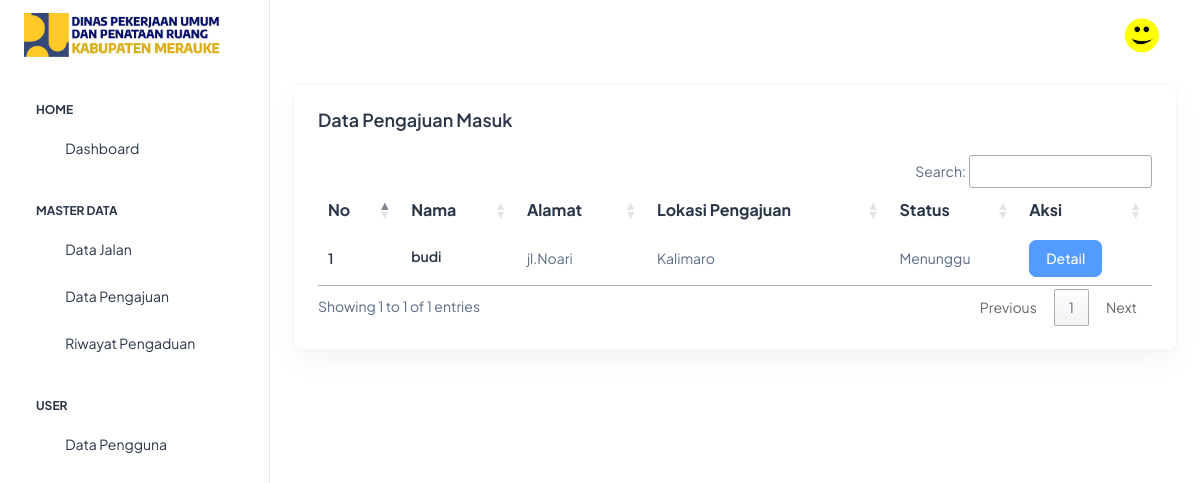
Page /admin/pengajuan_masuk.php (signed in) on the committed database.
### tables this page shows
CREATE TABLE `tbl_log` (
  `id` int(11) NOT NULL,
  `nama` varchar(40) NOT NULL,
  `username` varchar(50) NOT NULL,
  `password` varchar(50) NOT NULL,
  `foto` varchar(255) NOT NULL,
  `level` enum('admin','kabag') NOT NULL
);

CREATE TABLE `pengajuan` (
  `id` int(11) NOT NULL,
  `nama` varchar(50) NOT NULL,
  `alamat` varchar(60) NOT NULL,
  `aju_jln` varchar(70) NOT NULL,
  `kampung` varchar(50) NOT NULL,
  `jln_rusak` varchar(30) NOT NULL,
  `lat` varchar(250) NOT NULL,
  `lng` varchar(250) NOT NULL,
  `foto` varchar(30) NOT NULL,
  `status` enum('Menunggu','Disetujui','Ditolak') NOT NULL DEFAULT 'Menunggu'
);

### inc/config.php (called while the page is built, shortened)
<?php
$base_url = "http://localhost/sigjalan/";
?>

### admin/pengajuan_masuk.php (the view, shortened to what this page needs)
<?php
include('../inc/config.php');
include('../template/header.php');
include('../template/sidebar.php');
?>
<div class="container-fluid">
    <div class="row">
        <div class="col-lg-12 d-flex align-items-stretch">
            <div class="card w-100">
              <div class="card-body p-4">
                <h5 class="card-title fw-semibold mb-4">Data Pengajuan Masuk</h5>
                <div class="table-responsive">
                  <table id="dataTable" class="table text-nowrap mb-0 align-middle">
                    <thead class="text-dark fs-4">
                      <tr>
                        <th class="border-bottom-0">No</th>
                        <th class="border-bottom-0">Nama</th>
                        <th class="border-bottom-0">Alamat</th>
                        <th class="border-bottom-0">Lokasi Pengajuan</th>
                        <th class="border-bottom-0">Status</th>
                        <th class="border-bottom-0">Aksi</th>
                      </tr>
                    </thead>
                    <tbody>
                        <?php
                        $query = "SELECT * FROM pengajuan
                                  WHERE status = 'menunggu'
                                  ORDER BY id DESC";
                        $result_tasks = mysqli_query($conn, $query);
                        $no = 1;
                        while ($row = mysqli_fetch_assoc($result_tasks)) { ?>
                        <tr>
                            <td class="border-bottom-0"><h6 class="fw-semibold mb-0"><?= $no++ ?></h6></td>
                            <td class="border-bottom-0"><h6 class="fw-semibold mb-1"><?= $row['nama'] ?></h6></td>
                            <td class="border-bottom-0"><p class="mb-0 fw-normal"><?= $row['alamat'] ?></p></td>
                            <td class="border-bottom-0"><p class="mb-0 fw-normal"><?= $row['aju_jln'] ?></p></td>
                            <td class="border-bottom-0"><p class="mb-0 fw-normal"><?= ucfirst($row['status']) ?></p></td>
                            <td class="border-bottom-0">
                                <button type="button" class="btn btn-info" data-bs-toggle="modal" data-bs-target="#detailModal<?= $row['id'] ?>">
                                    Detail
                                </button>
                            </td>
                        </tr>
                        <?php } ?>
                    </tbody>
                  </table>
                </div>
              </div>
            </div>
        </div>
    </div>
</div>
<?php include('../template/footer.php'); ?>

### template/sidebar.php (shortened to what this page needs)
<?php
include("../inc/config.php");
$id = $_SESSION['id'];
$query = "SELECT nama, foto FROM tbl_log WHERE id = '$id'";
$result = mysqli_query($conn, $query);
if ($result && mysqli_num_rows($result) > 0) {
    $user = mysqli_fetch_assoc($result);
    $foto = $user['foto'];
if (!empty($foto)) {
  $foto_path = "../assets/img/" . $foto;
} else {
  $foto_path = "../assets/images/profile/default.jpg";
}
} else {
    $nama = "Guest";
    $foto = "../assets/images/profile/user-1.jpg";
}
?>
<body>
  <div class="page-wrapper" id="main-wrapper" data-layout="vertical" data-navbarbg="skin6" data-sidebartype="full"
    data-sidebar-position="fixed" data-header-position="fixed">
    <aside class="left-sidebar">
      <div>
        <div class="brand-logo d-flex align-items-center justify-content-between">
        <a href="./index.html" class="text-nowrap logo-img">
            <img src="../assets/images/logos/logo123.jpg" width="200" alt="" />
        </a>
        </div>
        <?php if($_SESSION['level'] == 'admin'){?>
        <nav class="sidebar-nav scroll-sidebar" data-simplebar="">
          <ul id="sidebarnav">
            <li class="nav-small-cap">
              <span class="hide-menu">Home</span>
            </li>
            <li class="sidebar-item">
              <a class="sidebar-link" href="<?= $base_url ?>admin/dashboard.php" aria-expanded="false">
                <span>
                  <i class="ti ti-layout-dashboard"></i>
                </span>
                <span class="hide-menu">Dashboard</span>
              </a>
            </li>
            <li class="nav-small-cap">
              <span class="hide-menu">Master Data</span>
            </li>
            <li class="sidebar-item">
              <a class="sidebar-link" href="<?= $base_url ?>admin/jalan.php" aria-expanded="false">
                <span>
                  <i class="ti ti-file-description"></i>
                </span>
                <span class="hide-menu">Data Jalan</span>
              </a>
            </li>
            <li class="sidebar-item">
              <a class="sidebar-link" href="<?= $base_url ?>admin/pengajuan_masuk.php" aria-expanded="false">
                <span>
                  <i class="ti ti-alert-circle"></i>
                </span>
                <span class="hide-menu">Data Pengajuan</span>
              </a>
            </li>
            <li class="sidebar-item">
              <a class="sidebar-link" href="<?= $base_url ?>admin/riwayat_pengajuan.php" aria-expanded="false">
                <span>
                  <i class="ti ti-cards"></i>
                </span>
                <span class="hide-menu">Riwayat Pengaduan</span>
              </a>
            </li>
            <li class="nav-small-cap">
              <span class="hide-menu">User</span>
            </li>
            <li class="sidebar-item">
              <a class="sidebar-link" href="<?= $base_url ?>admin/pengguna.php" aria-expanded="false">
                <span>
                  <i class="ti ti-users"></i>
                </span>
                <span class="hide-menu">Data Pengguna</span>
              </a>
            </li>
          </ul>
        </nav>
        <?php } else if($_SESSION['level'] == 'kabag'){?>
        <nav class="sidebar-nav scroll-sidebar" data-simplebar="">
          <ul id="sidebarnav">
            <li class="nav-small-cap">
              <i class="ti ti-dots nav-small-cap-icon fs-4"></i>
              <span class="hide-menu">Home</span>
            </li>
            <li class="sidebar-item">
              <a class="sidebar-link" href="<?= $base_url ?>kabag/dashboard.php" aria-expanded="false">
                <span>
                  <i class="ti ti-layout-dashboard"></i>
                </span>
                <span class="hide-menu">Dashboard</span>
              </a>
            </li>
            <li class="nav-small-cap">
              <i class="ti ti-dots nav-small-cap-icon fs-4"></i>
              <span class="hide-menu">Master Data</span>
            </li>
            <li class="sidebar-item">
              <a class="sidebar-link" href="<?= $base_url ?>kabag/jalan.php" aria-expanded="false">
                <span>
                  <i class="ti ti-file-description"></i>
                </span>
                <span class="hide-menu">Data Jalan</span>
              </a>
            </li>
            <li class="sidebar-item">
              <a class="sidebar-link" href="<?= $base_url ?>kabag/riwayat_pengajuan.php" aria-expanded="false">
                <span>
                  <i class="ti ti-cards"></i>
                </span>
                <span class="hide-menu">Riwayat Pengajuan</span>
              </a>
            </li>
          </ul>
        </nav>
        <?php } ?>
      </div>
    </aside>
    <div class="body-wrapper">
    <header class="app-header">
        <nav class="navbar navbar-expand-lg navbar-light">
            <div class="navbar-collapse justify-content-end px-0" id="navbarNav">
                <ul class="navbar-nav flex-row ms-auto align-items-center justify-content-end">
                    <li class="nav-item dropdown">
                        <a class="nav-link nav-icon-hover" href="javascript:void(0)" id="drop2" data-bs-toggle="dropdown" aria-expanded="false" style="z-index: 1050;">
                        <img src="<?= $foto_path ?>" alt="Foto Profil" class="profile-photo">
                        </a>
                    </li>
                </ul>
            </div>
        </nav>
    </header>

### template/sidebar.php (style rules this page uses)
.profile-photo { width: 35px; height: 35px; object-fit: cover; border-radius: 50%; }

### rows in the picture
tbl_log: foto (picture)
pengajuan: nama "budi", alamat "jl.Noari", aju_jln "Kalimaro", status "Menunggu"
